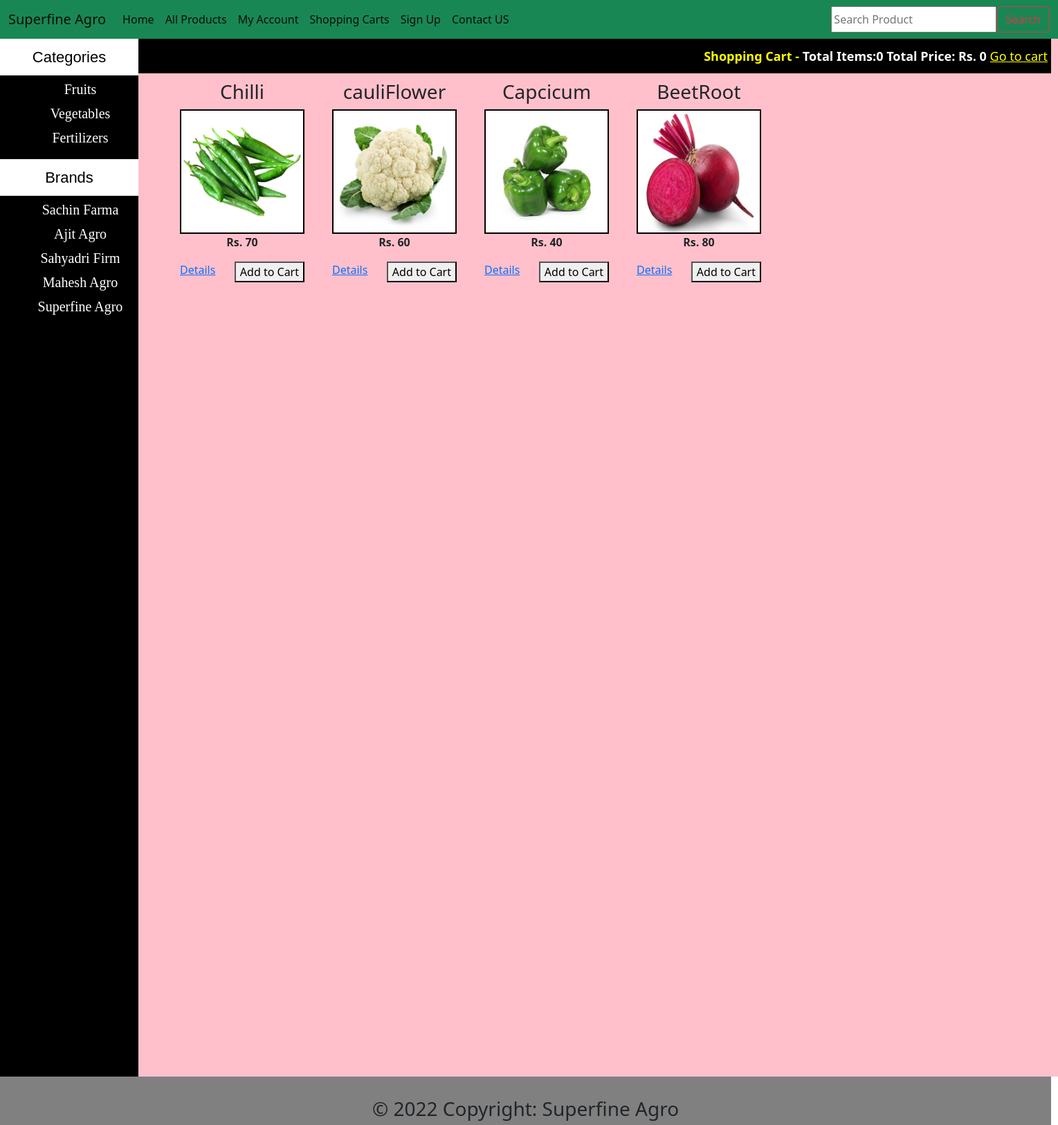
/index.php?cat=2, run on the app's committed database.
### tables this page shows
CREATE TABLE `categories` (
  `cat_id` int(100) NOT NULL,
  `cat_title` varchar(255) NOT NULL
);

CREATE TABLE `brands` (
  `brand_id` int(100) NOT NULL,
  `brand_title` text NOT NULL
);

CREATE TABLE `products` (
  `product_id` int(100) NOT NULL,
  `product_cat` int(100) NOT NULL,
  `product_brand` int(100) NOT NULL,
  `product_title` varchar(200) NOT NULL,
  `product_price` int(100) NOT NULL,
  `product_desc` text NOT NULL,
  `product_image` text NOT NULL,
  `product_keywords` text NOT NULL
);

### functions/functions.php (the view, shortened to what this page needs)
<?php
$con = mysqli_connect("localhost", "root", "", "superfine-agro");
function getIp()
{
    $ip = $_SERVER['REMOTE_ADDR'];
    return $ip;
}
function total_items()
{
    if (isset($_GET['add_cart'])) {
        global $con;
        $ip = getIp();
        $get_items = "select * from cart where ip_add = '$ip'";
        $run_items = mysqli_query($con, $get_items);
        $count_items = mysqli_num_rows($run_items);
    } else {
        global $con;
        $ip = getIp();
        $get_items = "select * from cart where ip_add = '$ip'";
        $run_items = mysqli_query($con, $get_items);
        $count_items = mysqli_num_rows($run_items);
    }
    echo $count_items;
}
function total_price()
{
    $total = 0;
    echo "Rs. " . $total;
}
function getCats()
{
    global $con;
    $get_cats = "select * from categories";
    $run_cats = mysqli_query($con, $get_cats);
    while ($row_cats = mysqli_fetch_array($run_cats)) {
        $cat_id = $row_cats['cat_id'];
        $cat_title = $row_cats['cat_title'];
        echo "<li><a href='index.php?cat=$cat_id'>$cat_title</a></li>";
    }
}
function getBrands()
{
    global $con;
    $get_brands = "select * from brands";
    $run_brands = mysqli_query($con, $get_brands);
    while ($row_brands = mysqli_fetch_array($run_brands)) {
        $brand_id = $row_brands['brand_id'];
        $brand_title = $row_brands['brand_title'];
        echo "<li><a href='index.php?brand=$brand_id'>$brand_title</a></li>";
    }
}
function getCatPro()
{
    if (isset($_GET['cat'])) {
        $cat_id = $_GET['cat'];
        global $con;
        $get_cat_pro = "select * from products where product_cat='$cat_id'";
        $run_cat_pro = mysqli_query($con, $get_cat_pro);
        while ($row_cat_pro = mysqli_fetch_array($run_cat_pro)) {
            $pro_id = $row_cat_pro['product_id'];
            $pro_title = $row_cat_pro['product_title'];
            $pro_price = $row_cat_pro['product_price'];
            $pro_image = $row_cat_pro['product_image'];
            echo "
                <div id='single_product'>
                    <h3>$pro_title</h3>
                    <img src='admin_area/product_images/$pro_image' width='180' height='180' />
                    <p><b>Rs. $pro_price </b></p>
                <a href='details.php?pro_id=$pro_id' style='float:left;'>Details</a>
                <a herf='details.php?pro_id=$pro_id'><button style='float:right;'>Add to Cart</button></a>
                </div>
        ";
        }
    }
}

### styles/style.css (style rules this page uses)
html, body, div, span, applet, object, iframe, h1, h2, h3, h4, h5, h6, p, blockquote, pre, a, abbr, acronym, address, big, cite, code, del, dfn, em, img, ins, kbd, q, s, samp, small, strike, strong, sub, sup, tt, var, b, u, i, center, dl, dt, dd, ol, ul, li, fieldset, form, label, legend, table, caption, tbody, tfoot, thead, tr, th, td, article, aside, canvas, details, embed, figure, figcaption, footer, header, hgroup, menu, nav, output, ruby, section, summary, time, mark, audio, video { margin: 0; padding: 0; border: 0; vertical-align: baseline; }
body { background-color: pink; }
#cats li { list-style: none; display: block; margin: 5px; }
#cats a { color: white; padding: 8px; margin: 5px; text-align: center; font-size: 20px; text-decoration: none; font-family: comic Sans MS; }
#single_product { float: left; margin-left: 20px; padding: 10px; }
#single_product img { border: 2px solid black; }

### data on the page
categories: cat_title "Fruits"
categories: cat_title "Vegetables"
categories: cat_title "Fertilizers"
brands: brand_title "Sachin Farma"
brands: brand_title "Ajit Agro"
brands: brand_title "Sahyadri Firm"
brands: brand_title "Mahesh Agro"
brands: brand_title "Superfine Agro"
products: product_title "Chilli", product_image (picture), product_price "70"
products: product_title "cauliFlower", product_image (picture), product_price "60"
products: product_title "Capcicum", product_image (picture), product_price "40"
products: product_title "BeetRoot", product_image (picture), product_price "80"

### other printed values
$count_items "0"
$total "0"
